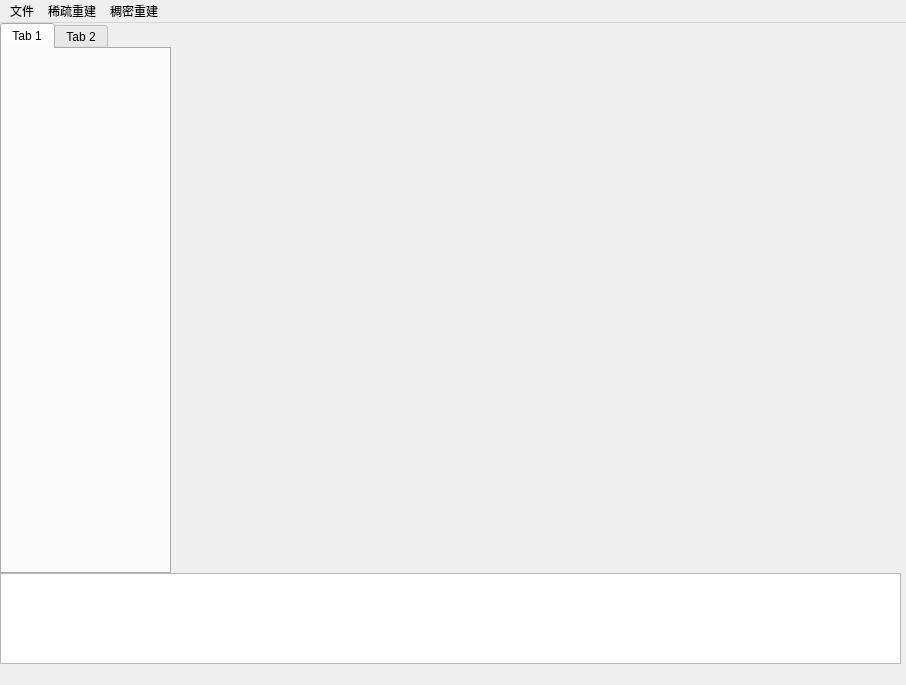
<?xml version="1.0" encoding="UTF-8"?>
<ui version="4.0">
 <class>SFMClass</class>
 <widget class="QMainWindow" name="SFMClass">
  <property name="geometry">
   <rect>
    <x>0</x>
    <y>0</y>
    <width>906</width>
    <height>685</height>
   </rect>
  </property>
  <property name="windowTitle">
   <string>SFM</string>
  </property>
  <widget class="QWidget" name="centralWidget">
   <widget class="QLabel" name="label_picture">
    <property name="geometry">
     <rect>
      <x>170</x>
      <y>-10</y>
      <width>431</width>
      <height>311</height>
     </rect>
    </property>
    <property name="text">
     <string/>
    </property>
   </widget>
   <widget class="QTabWidget" name="tabWidget_picture">
    <property name="geometry">
     <rect>
      <x>0</x>
      <y>0</y>
      <width>171</width>
      <height>551</height>
     </rect>
    </property>
    <property name="currentIndex">
     <number>0</number>
    </property>
    <widget class="QWidget" name="tab">
     <attribute name="title">
      <string>Tab 1</string>
     </attribute>
    </widget>
    <widget class="QWidget" name="tab_2">
     <attribute name="title">
      <string>Tab 2</string>
     </attribute>
    </widget>
   </widget>
   <widget class="QListWidget" name="listWidget">
    <property name="geometry">
     <rect>
      <x>0</x>
      <y>550</y>
      <width>901</width>
      <height>91</height>
     </rect>
    </property>
   </widget>
  </widget>
  <widget class="QMenuBar" name="menuBar">
   <property name="geometry">
    <rect>
     <x>0</x>
     <y>0</y>
     <width>906</width>
     <height>23</height>
    </rect>
   </property>
   <widget class="QMenu" name="menu">
    <property name="title">
     <string>文件</string>
    </property>
    <addaction name="action_InputPath_3"/>
    <addaction name="action_ImportCloud"/>
    <addaction name="separator"/>
    <addaction name="action_ClearList"/>
   </widget>
   <widget class="QMenu" name="menu_sparse">
    <property name="title">
     <string>稀疏重建</string>
    </property>
    <addaction name="action_InitImage"/>
    <addaction name="action_ComputeFeatures"/>
    <addaction name="action_ComputeMatches"/>
    <addaction name="action_IncrementalSfM"/>
    <addaction name="action_ComputeDataColor"/>
    <addaction name="action_OpenMVG2openMVS"/>
    <addaction name="separator"/>
    <addaction name="action_Sparse"/>
   </widget>
   <widget class="QMenu" name="menu_dense">
    <property name="title">
     <string>稠密重建</string>
    </property>
    <addaction name="action_DensifyPointCloud"/>
    <addaction name="action_ReconstructMesh"/>
    <addaction name="action_RefineMesh"/>
    <addaction name="action_TextureMesh"/>
    <addaction name="separator"/>
    <addaction name="action_Dense"/>
   </widget>
   <addaction name="menu"/>
   <addaction name="menu_sparse"/>
   <addaction name="menu_dense"/>
  </widget>
  <action name="action_InputPath">
   <property name="text">
    <string>导入图片集</string>
   </property>
  </action>
  <action name="action_InitImage">
   <property name="text">
    <string>初始化图片列表</string>
   </property>
  </action>
  <action name="action_ComputeFeatures">
   <property name="text">
    <string>计算特征点</string>
   </property>
  </action>
  <action name="action_ComputeMatches">
   <property name="text">
    <string>匹配特征点</string>
   </property>
  </action>
  <action name="action_IncrementalSfM">
   <property name="text">
    <string>增量重建</string>
   </property>
  </action>
  <action name="action_GlobalSfM">
   <property name="text">
    <string>全局重建</string>
   </property>
  </action>
  <action name="action_ComputeDataColor">
   <property name="text">
    <string>结构着色</string>
   </property>
  </action>
  <action name="action_DensifyPointCloud">
   <property name="text">
    <string>点云稠密化</string>
   </property>
  </action>
  <action name="action_ReconstructMesh">
   <property name="text">
    <string>网格重建</string>
   </property>
  </action>
  <action name="action_RefineMesh">
   <property name="text">
    <string>纹理细化</string>
   </property>
  </action>
  <action name="action_TextureMesh">
   <property name="text">
    <string>网格纹理化</string>
   </property>
  </action>
  <action name="action_OpenMVG2openMVS">
   <property name="text">
    <string>openMVG2openMVS</string>
   </property>
  </action>
  <action name="action_InputPath_2">
   <property name="text">
    <string>导入图片集</string>
   </property>
  </action>
  <action name="action_InputPath_3">
   <property name="text">
    <string>导入图片集</string>
   </property>
  </action>
  <action name="action_Sparse">
   <property name="text">
    <string>稀疏重建</string>
   </property>
  </action>
  <action name="action_Dense">
   <property name="text">
    <string>稠密重建</string>
   </property>
  </action>
  <action name="action_ImportCloud">
   <property name="text">
    <string>导入点云</string>
   </property>
  </action>
  <action name="action_ClearList">
   <property name="text">
    <string>清空输出列表</string>
   </property>
  </action>
 </widget>
 <layoutdefault spacing="6" margin="11"/>
 <resources>
  <include location="SFM.qrc"/>
 </resources>
 <connections/>
</ui>
